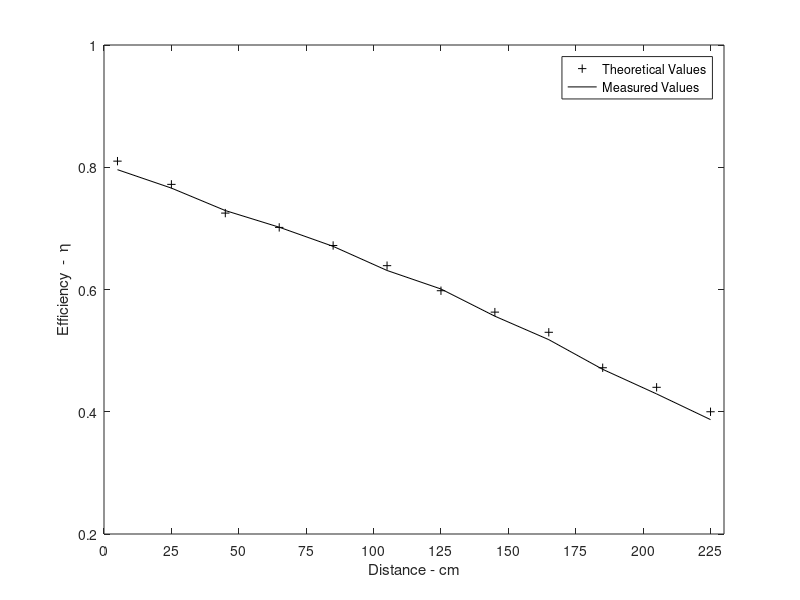

Write the MATLAB code that produced this figure.
% January 2011
% Reconstructed Tesla Resonator - Broadcast efficiency
% Science Paper, Figure 9

% Circuit characteristics
V = 1.0;
I = 10.1*10^-3;
Ipeak = 0.5*I^2;
P = V*I;

% Calculate k:
Lst = 62.40*10^-6; % H (Transmitter secondary) (was 62)
Lsr = 61.68*10^-6; % H (Receiver secondary) (was 62)
M = 61.04*10^-6; % H (Mutual induction)

% k = (wM)/2*((Lst*Lsr)^0.5) %MIT
k = M/sqrt(Lst*Lsr);

% And gamma:
R0 = 1.88; % Ohms (Ohmic resistance)
Rr = P/(I^2)*3.5; % Ohms (Radiative resistance)
gamma = (R0+Rr)/3.3*(Lst + Lsr);

% And the qualities of the transmitter and receiver
Qt = 155;
Qr = 155;

% Therefore, the efficiency is
maxN = k/gamma;
%maxN = 1/(1 + (1 / (k^2 * Qt * Qr))); % Eq. 14
%den = 1 / (k^2 * Qt * Qr); % here is the raw component of the denominator
%of Eq. 14

% at a distance, the dissipation measured per unit:
uL1 = (maxN + 4.5)/100;
uL2 = (maxN + 1.5/1.01)/100;
uL3 = (maxN/1.03)/100;
uL4 = (maxN/1.07)/100;
uL5 = (maxN/1.12)/100;
uL6 = (maxN/1.19)/100;
uL7 = (maxN/1.25)/100;
uL8 = (maxN/1.35)/100;
uL9 = (maxN/1.45)/100;
uL10 = (maxN/1.6)/100;
uL11 = (maxN/1.75)/100;
uL12 = (maxN/1.94)/100;

% Plot the results - from the theory
y1 = [0.810 0.772 0.725 0.7016 0.672 0.639 0.598 0.563 0.530 0.472 0.440 0.400];
% From experiment
y = [uL1 uL2 uL3 uL4 uL5 uL6 uL7 uL8 uL9 uL10 uL11 uL12];
%x = [25 50 75 100 125 150 175 200 225];
x = 5:20:225;

plot(x,y1,'k+',x,y,'k-');
xlabel('Distance - cm');
ylabel('Efficiency  -  \eta');
axis([0 230 0.2 1])
set(gca, 'xtick',[0 25 50 75 100 125 150 175 200 225])
legend('Theoretical Values','Measured Values');
%set(gca, 'ytick',[0.2 0.3 0.4 0.5 0.6 0.7 0.8 0.9 1.0])
%title('Efficiency of the Tesla Resonator');